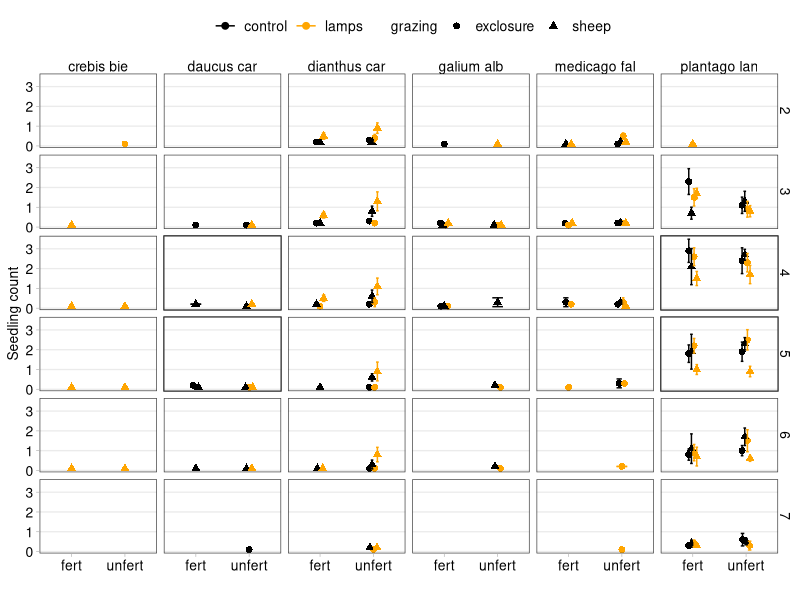
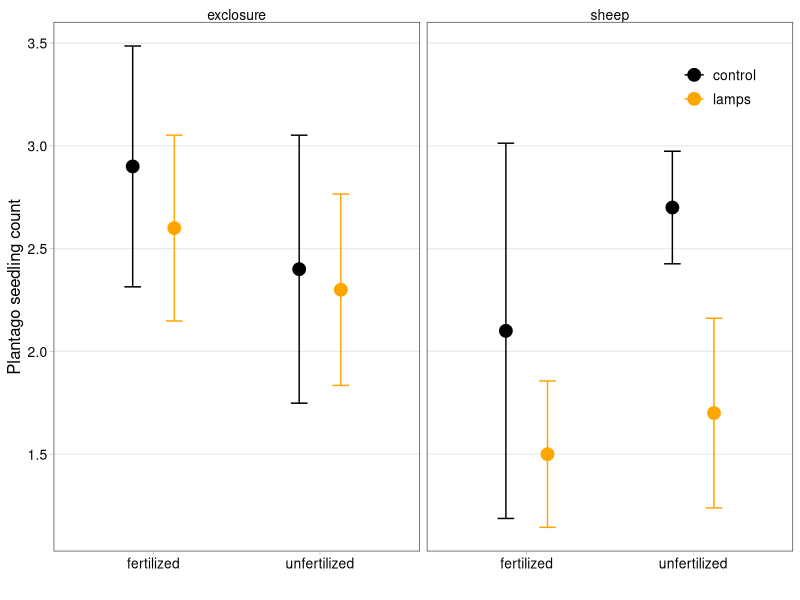
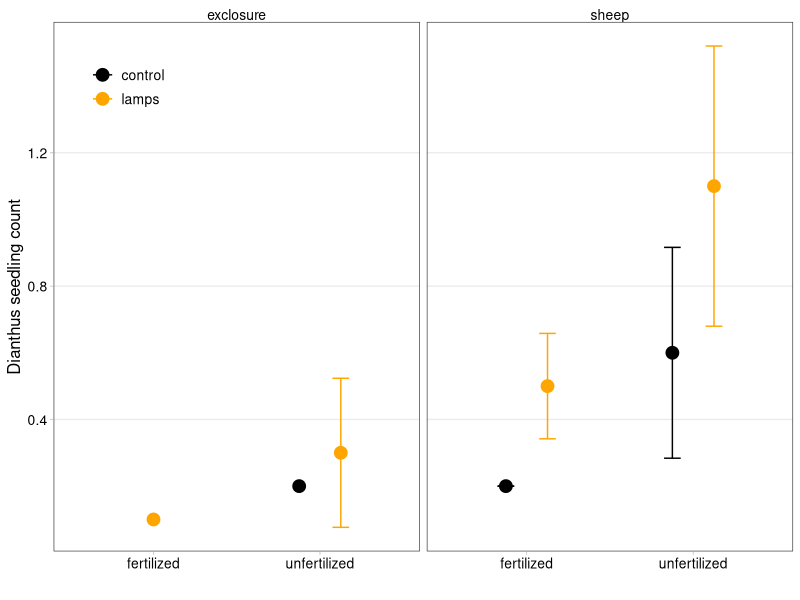
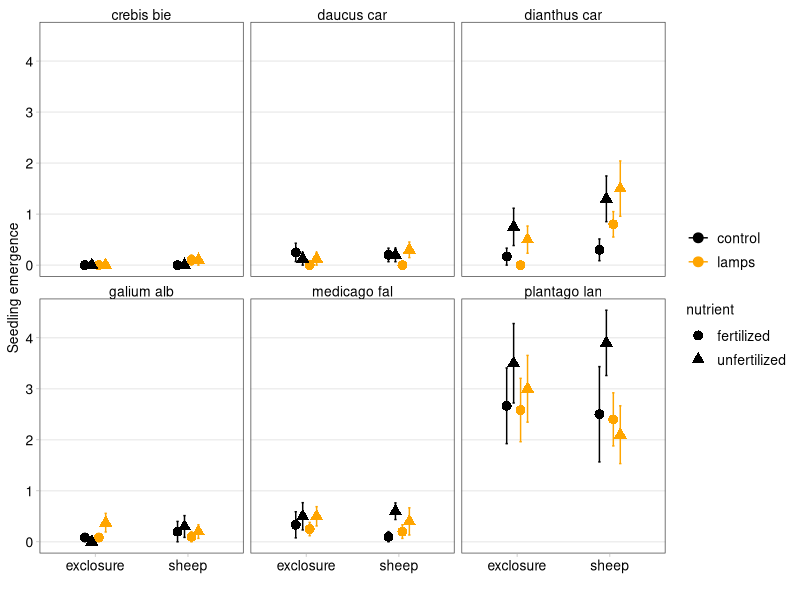

Source code (R) for these figures, in order:
## ---- chunk 1
#library(plyr)
library(tidyverse)
library(ggplot2)
library(ggthemes)

# theme for plotting
theme_cw <- function () { 
  theme_bw(base_size=10) %+replace% 
    theme(
      panel.background = element_blank(), 
      plot.background = element_blank(), 
      axis.ticks = element_line(colour = "grey70", size = rel(0.5)),
      panel.grid.minor = element_blank(), 
      panel.grid.major.x = element_blank(),
      legend.background = element_blank(), 
      legend.key = element_blank(),
      strip.background = element_blank(), 
      strip.text=element_text(size=10),
      axis.text=element_text(size=10),
      complete = TRUE
    )
}

# Chhaya's path
mark.seedlings <- read.csv("data/toothpick_seedling_data_2020_all.csv",
                           stringsAsFactors = FALSE)
plot.list <- read.csv("data/plot_list.csv", stringsAsFactors = FALSE)

# Mia's path
#mark.seedlings<-read.csv("C:/Users/mj65tivo/Dropbox/eDiValo-seedlings/Data Entry/toothpick_seedling_data_2020_all.csv", stringsAsFactors = FALSE)
#View(mark.seedlings)
# For Mia: change first column name to month
#colnames(mark.seedlings)[1]<-"month"

# adding separate columns for exclosure, light, and fertilization treatments
mark.seedlings$grazing <- 'sheep'
mark.seedlings$grazing[grep('E', mark.seedlings$plot)] <- 'exclosure'
mark.seedlings$nutrient <- 'unfertilized'
mark.seedlings$nutrient[grep('F', mark.seedlings$plot)] <- 'fertilized'
mark.seedlings$light <- 'control'
mark.seedlings$light[grep('L', mark.seedlings$plot)] <- 'lamps'

# summary of total number by species, plot, and month
mark.summary <- mark.seedlings %>%
    group_by(block, plot, grazing, nutrient, light, species, month) %>%
  dplyr::summarize(
    count = sum(number),
    count.2 = sum(number>0))

# combine plot numbers and treatments together in plot list file
plot.list$plot <- paste(plot.list$plotid, plot.list$treat, sep="")
plot.list$block <- rep(1:10, each = 8)

## ---- chunk 2
mark.plot <- mark.summary %>% 
  group_by(grazing, nutrient, light, species, month) %>%
  dplyr::summarize(
    plots.present = length(count),
    total.mean = sum(count)/10,
    total.se = sd(count)/sqrt(10))

plantago <- filter(mark.plot, species=="plantago lan")
daucus <- filter(mark.plot, species=="daucus car")
medicago <- filter(mark.plot, species=="medicago fal.")
dianthus <- filter(mark.plot, species=="dianthus car")
galium <- filter(mark.plot, species=="galium alb")
crebis <- filter(mark.plot, species=="crebis bie")

## everything
ggplot(mark.plot, aes(x=nutrient, y=total.mean, 
                     ymin=total.mean-total.se, ymax=total.mean+total.se,
                     color=light, shape=grazing)) +
  facet_grid(month~species) +
  geom_point(size=2, position=position_dodge(0.2)) +
  geom_errorbar(width=0.2, position=position_dodge(0.2)) +
  ylab('Seedling count') +
  xlab('') +
  scale_x_discrete(labels=c("fertilized" = "fert", "unfertilized" = "unfert")) +
  theme_cw() +
  theme(text = element_text(size=10)) +
  scale_color_manual(values=c('black','orange'), name='') +
  theme(legend.position = 'top', legend.text=element_text(size=10))

#ggsave(filename = 'species_time.pdf', width=10, height=8, units='in')

## ---- chunk 3
ggplot(filter(plantago, month==4),
       aes(x=nutrient, y=total.mean, 
                     ymin=total.mean-total.se, ymax=total.mean+total.se,
                     color=light)) +
  facet_grid(.~grazing) +
  geom_point(size=4, position=position_dodge(0.5)) +
  geom_errorbar(width=0.2, position=position_dodge(0.5)) +
  ylab('Plantago seedling count') +
  xlab('') +
  theme_cw() +
  theme(text = element_text(size=12)) +
  scale_color_manual(values=c('black','orange'), name='') +
  theme(legend.position = c(0.9, 0.9), legend.text=element_text(size=10))
## ---- chunk 4
ggplot(filter(dianthus, month==4),
       aes(x=nutrient, y=total.mean, 
                     ymin=total.mean-total.se, ymax=total.mean+total.se,
                     color=light)) +
  facet_grid(.~grazing) +
  geom_point(size=4, position=position_dodge(0.5)) +
  geom_errorbar(width=0.2, position=position_dodge(0.5)) +
  ylab('Dianthus seedling count') +
  xlab('') +
  theme_cw() +
  theme(text = element_text(size=12)) +
  scale_color_manual(values=c('black','orange'), name='') +
  theme(legend.position = c(0.1, 0.9), legend.text=element_text(size=10))
## ---- chunk 5

# for each toothpick, if one or two seedlings emerged
mark.emergence <- mark.seedlings %>%
  group_by(block, plot, grazing, nutrient, light, species, id..1.6.) %>%
  dplyr::summarize(
    emergence.2 = max(number),
    emergence.1 = ifelse(emergence.2 > 0, 1, 0)
    )

# summary of number of seedlings emerged per species per plot
emergence.summary <- mark.emergence %>%
  group_by(block, plot, grazing, nutrient, light, species) %>%
  dplyr::summarise(
    emerged = sum(emergence.2),
    emerged.1 = sum(emergence.1)
  )

# setting up the full data frame with zeros
species.list <- unique(mark.plot$species)
plot.rep <- rep.int(plot.list$plot, length(species.list))
block.rep <- rep.int(plot.list$block, length(species.list))
species.rep <- rep(species.list, each=length(plot.list$plot))

emergence.summary.min <- emergence.summary %>%
  ungroup() %>%
  select(., plot, species, emerged, emerged.1)

emergence.full <- data.frame(plot = plot.rep, species = species.rep, block = block.rep) %>%
  left_join(emergence.summary.min, by = c('plot', 'species'))

# consider turning this into a function?
emergence.full$grazing <- 'sheep'
emergence.full$grazing[grep('E', emergence.full$plot)] <- 'exclosure'
emergence.full$nutrient <- 'unfertilized'
emergence.full$nutrient[grep('F', emergence.full$plot)] <- 'fertilized'
emergence.full$light <- 'control'
emergence.full$light[grep('L', emergence.full$plot)] <- 'lamps'

# changing added 'na' rows to zeros
emergence.full$emerged[is.na(emergence.full$emerged)] <- 0
emergence.full$emerged.1[is.na(emergence.full$emerged.1)] <- 0

## ---- chunk 6

emergence.plot <- emergence.full %>%
  group_by(grazing, nutrient, light, species) %>%
  dplyr::summarize(
    n = length(emerged),
    emergence.mean = mean(emerged, na.rm = TRUE),
    emergence.se = sd(emerged)/sqrt(n)
  )

ggplot(emergence.plot,
       aes(x=grazing, y=emergence.mean, 
           ymin=emergence.mean-emergence.se, ymax=emergence.mean+emergence.se,
           color=light, shape = nutrient)) +
  facet_wrap(vars(species)) +
  geom_point(size=3, position=position_dodge(0.3)) +
  geom_errorbar(width=0.1, position=position_dodge(0.3)) +
  ylab('Seedling emergence') +
  xlab('') +
  theme_cw() +
  theme(text = element_text(size=10)) +
  scale_color_manual(values=c('black','orange'), name='') +
  theme(legend.position = 'right', legend.text=element_text(size=10))

## ---- chunk 7

emerg.pla <- emergence.full %>% filter(species == 'plantago lan')
emerg.dia <- emergence.full %>% filter(species == 'dianthus car')
